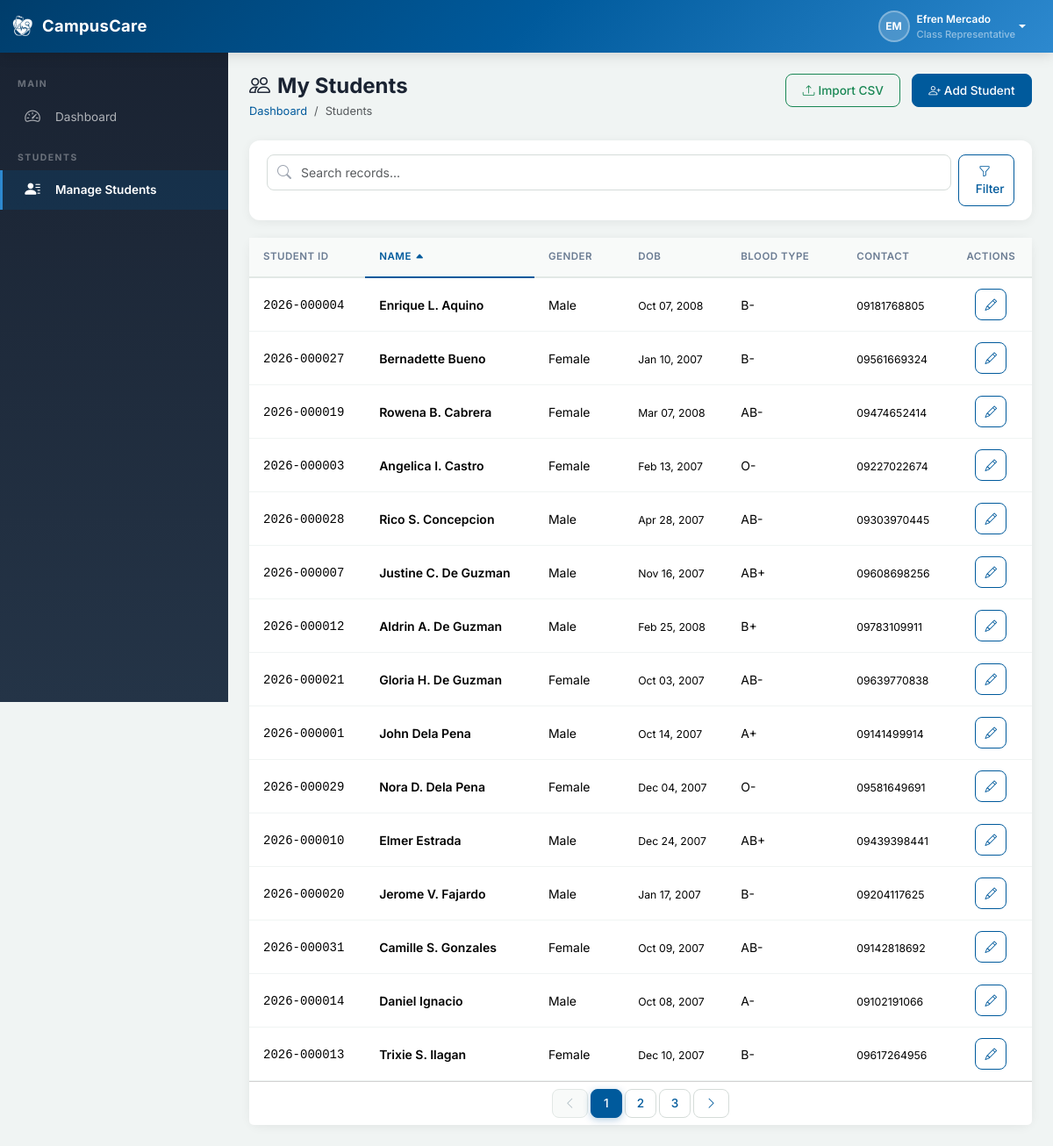
/rep/students.php (signed in), run on the app's committed database.
### tables this page shows
CREATE TABLE IF NOT EXISTS `users` (
  `id` INT(11) NOT NULL AUTO_INCREMENT,
  `username` VARCHAR(50) NOT NULL,
  `password` VARCHAR(255) NOT NULL,
  `first_name` VARCHAR(100) NOT NULL,
  `last_name` VARCHAR(100) NOT NULL,
  `email` VARCHAR(150) DEFAULT NULL,
  `role` ENUM('admin','nurse','rep') NOT NULL,
  `assigned_program_id` INT(11) DEFAULT NULL,
  `assigned_year_level_id` INT(11) DEFAULT NULL,
  `assigned_section` VARCHAR(20) DEFAULT NULL,
  `status` ENUM('active','inactive') NOT NULL DEFAULT 'active',
  `deactivation_reason` VARCHAR(255) DEFAULT NULL,
  `last_login` DATETIME DEFAULT NULL,
  `security_question` VARCHAR(255) DEFAULT NULL,
  `security_answer` VARCHAR(255) DEFAULT NULL,
  `created_at` DATETIME NOT NULL DEFAULT CURRENT_TIMESTAMP,
  `updated_at` DATETIME NOT NULL DEFAULT CURRENT_TIMESTAMP ON UPDATE CURRENT_TIMESTAMP,
  PRIMARY KEY (`id`),
  UNIQUE KEY `uk_username` (`username`),
  KEY `fk_user_program` (`assigned_program_id`),
  KEY `fk_user_year_level` (`assigned_year_level_id`),
  CONSTRAINT `fk_user_program` FOREIGN KEY (`assigned_program_id`) REFERENCES `programs`(`id`) ON DELETE SET NULL,
  CONSTRAINT `fk_user_year_level` FOREIGN KEY (`assigned_year_level_id`) REFERENCES `year_levels`(`id`) ON DELETE SET NULL
);

CREATE TABLE IF NOT EXISTS `students` (
  `id` INT(11) NOT NULL AUTO_INCREMENT,
  `student_id` VARCHAR(30) NOT NULL,
  `first_name` VARCHAR(100) NOT NULL,
  `last_name` VARCHAR(100) NOT NULL,
  `middle_name` VARCHAR(100) DEFAULT NULL,
  `date_of_birth` DATE DEFAULT NULL,
  `gender` ENUM('Male','Female','Other') NOT NULL,
  `program_id` INT(11) DEFAULT NULL,
  `year_level_id` INT(11) DEFAULT NULL,
  `section` VARCHAR(20) DEFAULT NULL,
  `contact_number` VARCHAR(20) DEFAULT NULL,
  `email` VARCHAR(150) DEFAULT NULL,
  `address` TEXT DEFAULT NULL,
  `blood_type` VARCHAR(5) DEFAULT NULL,
  `status` ENUM('active','archived') NOT NULL DEFAULT 'active',
  `created_by` INT(11) DEFAULT NULL,
  `created_at` DATETIME NOT NULL DEFAULT CURRENT_TIMESTAMP,
  `updated_at` DATETIME NOT NULL DEFAULT CURRENT_TIMESTAMP ON UPDATE CURRENT_TIMESTAMP,
  PRIMARY KEY (`id`),
  UNIQUE KEY `uk_student_id` (`student_id`),
  KEY `fk_student_program` (`program_id`),
  KEY `fk_student_year` (`year_level_id`),
  KEY `fk_student_creator` (`created_by`),
  CONSTRAINT `fk_student_program` FOREIGN KEY (`program_id`) REFERENCES `programs`(`id`) ON DELETE SET NULL,
  CONSTRAINT `fk_student_year` FOREIGN KEY (`year_level_id`) REFERENCES `year_levels`(`id`) ON DELETE SET NULL,
  CONSTRAINT `fk_student_creator` FOREIGN KEY (`created_by`) REFERENCES `users`(`id`) ON DELETE SET NULL
);

### includes/auth.php (called while the page is built, shortened)
<?php
require_once __DIR__ . '/../config/database.php';
require_once __DIR__ . '/functions.php';
function isLoggedIn()
{
    return isset($_SESSION['user_id']) && !empty($_SESSION['user_id']);
}
function getCurrentUser()
{
    if (!isset($_SESSION['user_data']) || $_SESSION['user_data']['id'] != $_SESSION['user_id']) {
        $db = Database::getInstance();
        $user = $db->fetch(
            "SELECT u.*, p.name as program_name, p.code as program_code, yl.name as year_level_name
             FROM users u
             LEFT JOIN programs p ON u.assigned_program_id = p.id
             LEFT JOIN year_levels yl ON u.assigned_year_level_id = yl.id
             WHERE u.id = ?",
        [$_SESSION['user_id']]
        );
    }
    return $_SESSION['user_data'];
}
function getDashboardUrl($role)
{
    switch ($role) {
        case 'rep':
            return BASE_URL . '/rep/dashboard.php';
    }
}
function getRoleDisplayName($role)
{
    $roles = [
        'admin' => 'Administrator',
        'nurse' => 'School Nurse/Staff',
        'rep' => 'Class Representative'
    ];
    return $roles[$role] ?? ucfirst($role);
}

### config/database.php (called while the page is built, shortened)
<?php
class Database
{
    private static $instance = null;
    private $pdo;
    private function __construct()
    {
        try {
            $dsn = "mysql:host=" . DB_HOST . ";dbname=" . DB_NAME . ";charset=" . DB_CHARSET;
            $options = [
                PDO::ATTR_ERRMODE => PDO::ERRMODE_EXCEPTION,
                PDO::ATTR_DEFAULT_FETCH_MODE => PDO::FETCH_ASSOC,
                PDO::ATTR_EMULATE_PREPARES => false,
            ];
            $this->pdo = new PDO($dsn, DB_USER, DB_PASS, $options);
        }
        catch (PDOException $e) {
            die("Database connection failed: " . $e->getMessage());
        }
    }
    public static function getInstance()
    {
        if (self::$instance === null) {
            self::$instance = new self();
        }
        return self::$instance;
    }
    public function query($sql, $params = [])
    {
        $stmt = $this->pdo->prepare($sql);
        $stmt->execute($params);
        return $stmt;
    }
    public function fetchAll($sql, $params = [])
    {
        return $this->query($sql, $params)->fetchAll();
    }
    public function fetch($sql, $params = [])
    {
        return $this->query($sql, $params)->fetch();
    }
    public function fetchColumn($sql, $params = [])
    {
        return $this->query($sql, $params)->fetchColumn();
    }
}

### rep/students.php (the view, shortened to what this page needs)
<?php
require_once __DIR__ . '/../includes/header.php';
$db = Database::getInstance();
$user = getCurrentUser();
$programId = $user['assigned_program_id'] ?? null;
$yearLevelId = $user['assigned_year_level_id'] ?? null;
$section = $user['assigned_section'] ?? null;
$search = trim($_GET['search'] ?? '');
$page = max(1, intval($_GET['page'] ?? 1));
$perPage = 15;
$offset = ($page - 1) * $perPage;
$sortColumns = ['student_id' => 's.student_id', 'name' => 's.last_name', 'gender' => 's.gender', 'dob' => 's.date_of_birth', 'blood_type' => 's.blood_type', 'contact' => 's.contact_number'];
$sort = (isset($_GET['sort']) && array_key_exists($_GET['sort'], $sortColumns)) ? $_GET['sort'] : 'name';
$order = (isset($_GET['order']) && in_array($_GET['order'], ['asc', 'desc'])) ? $_GET['order'] : 'asc';
$where = "WHERE s.status='active'";
$params = [];
if ($programId) {
    $where .= " AND s.program_id=?";
    $params[] = $programId;
}
if ($yearLevelId) {
    $where .= " AND s.year_level_id=?";
    $params[] = $yearLevelId;
}
if ($section) {
    $where .= " AND s.section=?";
    $params[] = $section;
}
$total = $db->fetchColumn("SELECT COUNT(*) FROM students s $where", $params);
$totalPages = ceil($total / $perPage);
$orderSql = $sortColumns[$sort] . ' ' . ($order === 'asc' ? 'ASC' : 'DESC');
$students = $db->fetchAll("SELECT s.* FROM students s $where ORDER BY $orderSql LIMIT $perPage OFFSET $offset", $params);
require_once __DIR__ . '/../includes/sidebar.php';
?>
<div class="page-header d-flex justify-content-between align-items-start flex-wrap">
    <div><h1><i class="bi bi-people me-2"></i>My Students</h1>
    <nav aria-label="breadcrumb"><ol class="breadcrumb"><li class="breadcrumb-item"><a href="dashboard.php">Dashboard</a></li><li class="breadcrumb-item active">Students</li></ol></nav></div>
    <div>
        <button class="btn btn-outline-success me-2" onclick="document.getElementById('importModal') && importModal.show()"><i class="bi bi-upload me-1"></i>Import CSV</button>
        <button class="btn btn-primary" onclick="openStudentModal()"><i class="bi bi-person-plus me-1"></i>Add Student</button>
    </div>
</div>
<div class="filter-bar">
    <form method="GET" class="row g-2">
        <div class="col-md-11">
            <div class="search-box">
                <i class="bi bi-search search-icon"></i>
                <input type="text" class="form-control" name="search" placeholder="Search records..." value="<?php echo e($search); ?>">
            </div>
        </div>
        <div class="col-md-1">
            <?php if ($search): ?>
                <a href="students.php" class="btn btn-outline-secondary w-100">Clear</a>
            <?php
else: ?>
                <button type="submit" class="btn btn-outline-primary w-100"><i class="bi bi-funnel me-1"></i>Filter</button>
            <?php
endif; ?>
        </div>
    </form>
</div>
<div class="card"><div class="card-body p-0"><div class="table-responsive"><table class="table table-hover mb-0">
<thead><tr><?php echo sortableHeader('Student ID', 'student_id', $sort, $order); ?><?php echo sortableHeader('Name', 'name', $sort, $order); ?><?php echo sortableHeader('Gender', 'gender', $sort, $order); ?><?php echo sortableHeader('DOB', 'dob', $sort, $order); ?><?php echo sortableHeader('Blood Type', 'blood_type', $sort, $order); ?><?php echo sortableHeader('Contact', 'contact', $sort, $order); ?><th class="text-center">Actions</th></tr></thead>
<tbody>
<?php if (empty($students)): ?><tr><td colspan="7" class="text-center text-muted py-4">No students found.</td></tr>
<?php
else:
    foreach ($students as $s): ?>
<tr>
<td><span class="font-monospace"><?php echo e($s['student_id']); ?></span></td>
<td class="fw-semibold"><?php echo e($s['first_name'] . ' ' . ($s['middle_name'] ? substr($s['middle_name'], 0, 1) . '. ' : '') . $s['last_name']); ?></td>
<td><?php echo e($s['gender']); ?></td>
<td><small><?php echo formatDate($s['date_of_birth']); ?></small></td>
<td><?php echo e($s['blood_type'] ?? '—'); ?></td>
<td><small><?php echo e($s['contact_number'] ?? '—'); ?></small></td>
<td class="text-center"><button class="btn btn-sm btn-outline-primary btn-icon" onclick="editStudent(<?php echo $s['id']; ?>)"><i class="bi bi-pencil"></i></button></td>
</tr>
<?php
    endforeach;
endif; ?>
</tbody></table></div></div>
<?php if ($totalPages > 1): ?><div class="card-footer bg-white"><?php echo generatePagination($page, $totalPages, 'students.php?search=' . urlencode($search) . '&sort=' . urlencode($sort) . '&order=' . urlencode($order)); ?></div><?php
endif; ?>
</div>
<?php require_once __DIR__ . '/../includes/footer.php'; ?>

### includes/header.php (shortened to what this page needs)
<?php
require_once __DIR__ . '/auth.php';
require_once __DIR__ . '/functions.php';
$currentUser = isLoggedIn() ? getCurrentUser() : null;
?>
<!DOCTYPE html>
<html lang="en">
<head>
    <link rel="stylesheet" href="<?php echo BASE_URL; ?>/node_modules/bootstrap/dist/css/bootstrap.min.css">
    <link rel="stylesheet" href="<?php echo BASE_URL; ?>/node_modules/bootstrap-icons/font/bootstrap-icons.css">
    <link rel="stylesheet" href="<?php echo BASE_URL; ?>/css/style.css">
</head>
<body class="<?php echo isLoggedIn() ? 'has-sidebar' : ''; ?>">
<?php if (isLoggedIn()): ?>
<nav class="navbar navbar-expand-lg navbar-dark cc-navbar fixed-top">
    <div class="container-fluid">
        <a class="navbar-brand d-flex align-items-center" href="<?php echo getDashboardUrl($currentUser['role']); ?>">
            <img src="<?php echo BASE_URL; ?>/assets/logo-main-w.png" alt="<?php echo APP_NAME; ?>" style="width:28px;height:28px;object-fit:contain;" class="me-2">
            <span class="fw-bold"><?php echo APP_NAME; ?></span>
        </a>
        <div class="d-flex align-items-center ms-auto">
            <div class="dropdown">
                <button class="btn btn-link text-white text-decoration-none dropdown-toggle d-flex align-items-center"
                        type="button" id="userDropdown" data-bs-toggle="dropdown" aria-expanded="false">
                    <div class="user-avatar me-2">
                        <?php echo strtoupper(substr($currentUser['first_name'], 0, 1) . substr($currentUser['last_name'], 0, 1)); ?>
                    </div>
                    <div class="d-none d-md-block text-start">
                        <div class="fw-semibold small"><?php echo e($currentUser['first_name'] . ' ' . $currentUser['last_name']); ?></div>
                        <div class="text-white-50" style="font-size: 0.7rem;"><?php echo getRoleDisplayName($currentUser['role']); ?></div>
                    </div>
                </button>
            </div>
        </div>
    </div>
</nav>
<?php
endif; ?>

### css/style.css (style rules this page uses)
:root { --cc-primary: #005a9c; --cc-primary-light: #2d89cf; --cc-primary-dark: #003d6b; --cc-primary-bg: #f0f7ff; --cc-secondary: #4a6fa5; --cc-secondary-light: #6c8ebf; --cc-secondary-bg: #f8fafc; --cc-accent: #0ea5e9; --cc-accent-bg: #ffffff; --cc-danger: #c0392b; --cc-danger-bg: #fdecea; --cc-success: #27ae60; --cc-warning: #f39c12; --cc-info: #2980b9; --cc-sidebar-width: 260px; --cc-navbar-height: 60px; --cc-body-bg: #f0f4f3; --cc-card-shadow: 0 2px 12px rgba(0, 0, 0, 0.06); --cc-transition: all 0.3s ease; --cc-radius: 12px; --cc-radius-sm: 8px; }
* { margin: 0; padding: 0; box-sizing: border-box; }
body { font-family: 'Inter', -apple-system, BlinkMacSystemFont, 'Segoe UI', Roboto, sans-serif; background-color: var(--cc-body-bg); color: #2c3e50; overflow-x: hidden; }
body.has-sidebar { padding-top: var(--cc-navbar-height); }
a { color: var(--cc-primary); text-decoration: none; transition: var(--cc-transition); }
.cc-navbar { background: linear-gradient(135deg, var(--cc-primary-dark) 0%, var(--cc-primary) 50%, var(--cc-primary-light) 100%); height: var(--cc-navbar-height); box-shadow: 0 2px 15px rgba(0, 0, 0, 0.15); z-index: 1040; border: none; }
.cc-navbar .navbar-brand { font-size: 1.15rem; letter-spacing: 0.3px; }
.user-avatar { width: 36px; height: 36px; border-radius: 50%; background: rgba(255, 255, 255, 0.2); display: flex; align-items: center; justify-content: center; font-size: 0.75rem; font-weight: 700; color: #fff; border: 2px solid rgba(255, 255, 255, 0.3); }
.page-header { margin-bottom: 1.5rem; }
.page-header h1 { font-size: 1.5rem; font-weight: 700; color: #1a2332; margin-bottom: 0.25rem; }
.page-header .breadcrumb { font-size: 0.8rem; margin-bottom: 0; }
.page-header .breadcrumb-item a { color: var(--cc-primary); }
.card { border: none; border-radius: var(--cc-radius); box-shadow: var(--cc-card-shadow); transition: var(--cc-transition); background: #fff; }
.card-body { padding: 1.25rem; }
.table { font-size: 0.875rem; }
.table thead th { background: #f8faf9; font-weight: 600; text-transform: uppercase; font-size: 0.72rem; letter-spacing: 0.5px; color: #6b7c93; border-bottom: 2px solid #e2e8e5; padding: 0.85rem 1rem; white-space: nowrap; }
.table tbody td { padding: 0.75rem 1rem; vertical-align: middle; border-bottom: 1px solid #f0f4f3; }
.form-control, .form-select { border-radius: var(--cc-radius-sm); border: 1.5px solid #d5dcd9; padding: 0.55rem 0.85rem; font-size: 0.875rem; transition: var(--cc-transition); }
.btn { border-radius: var(--cc-radius-sm); font-weight: 500; font-size: 0.85rem; padding: 0.5rem 1.15rem; transition: var(--cc-transition); }
.btn-primary { background: var(--cc-primary); border-color: var(--cc-primary); }
.btn-outline-primary { color: var(--cc-primary); border-color: var(--cc-primary); }
.btn-icon { width: 36px; height: 36px; padding: 0; display: inline-flex; align-items: center; justify-content: center; border-radius: var(--cc-radius-sm); }
.search-box { position: relative; }
.search-box .search-icon { position: absolute; left: 12px; top: 50%; transform: translateY(-50%); color: #9ca3af; z-index: 1; }
.search-box input { padding-left: 38px; }
.filter-bar { background: #fff; border-radius: var(--cc-radius); padding: 1rem 1.25rem; box-shadow: var(--cc-card-shadow); margin-bottom: 1.25rem; }

### data on the page
users: first_name+last_name "EM", first_name+last_name "Efren Mercado", role "Class Representative"
students: student "2026-000004", first_name+middle_name+last_name "Enrique L. Aquino", gender "Male", date_of_birth "Oct 07, 2008", blood_type "B-", contact_number "09181768805"
students: student "2026-000027", first_name+middle_name+last_name "Bernadette Bueno", gender "Female", date_of_birth "Jan 10, 2007", blood_type "B-", contact_number "09561669324"
students: student "2026-000019", first_name+middle_name+last_name "Rowena B. Cabrera", gender "Female", date_of_birth "Mar 07, 2008", blood_type "AB-", contact_number "09474652414"
students: student "2026-000003", first_name+middle_name+last_name "Angelica I. Castro", gender "Female", date_of_birth "Feb 13, 2007", blood_type "O-", contact_number "09227022674"
students: student "2026-000028", first_name+middle_name+last_name "Rico S. Concepcion", gender "Male", date_of_birth "Apr 28, 2007", blood_type "AB-", contact_number "09303970445"
students: student "2026-000007", first_name+middle_name+last_name "Justine C. De Guzman", gender "Male", date_of_birth "Nov 16, 2007", blood_type "AB+", contact_number "09608698256"
students: student "2026-000012", first_name+middle_name+last_name "Aldrin A. De Guzman", gender "Male", date_of_birth "Feb 25, 2008", blood_type "B+", contact_number "09783109911"
students: student "2026-000021", first_name+middle_name+last_name "Gloria H. De Guzman", gender "Female", date_of_birth "Oct 03, 2007", blood_type "AB-", contact_number "09639770838"
students: student "2026-000001", first_name+middle_name+last_name "John Dela Pena", gender "Male", date_of_birth "Oct 14, 2007", blood_type "A+", contact_number "09141499914"
students: student "2026-000029", first_name+middle_name+last_name "Nora D. Dela Pena", gender "Female", date_of_birth "Dec 04, 2007", blood_type "O-", contact_number "09581649691"
students: student "2026-000010", first_name+middle_name+last_name "Elmer Estrada", gender "Male", date_of_birth "Dec 24, 2007", blood_type "AB+", contact_number "09439398441"
students: student "2026-000020", first_name+middle_name+last_name "Jerome V. Fajardo", gender "Male", date_of_birth "Jan 17, 2007", blood_type "B-", contact_number "09204117625"
students: student "2026-000031", first_name+middle_name+last_name "Camille S. Gonzales", gender "Female", date_of_birth "Oct 09, 2007", blood_type "AB-", contact_number "09142818692"
students: student "2026-000014", first_name+middle_name+last_name "Daniel Ignacio", gender "Male", date_of_birth "Oct 08, 2007", blood_type "A-", contact_number "09102191066"
students: student "2026-000013", first_name+middle_name+last_name "Trixie S. Ilagan", gender "Female", date_of_birth "Dec 10, 2007", blood_type "B-", contact_number "09617264956"

### other printed values
APP_NAME "CampusCare"
$label "STUDENT ID NAME GENDER DOB BLOOD TYPE CONTACT"
